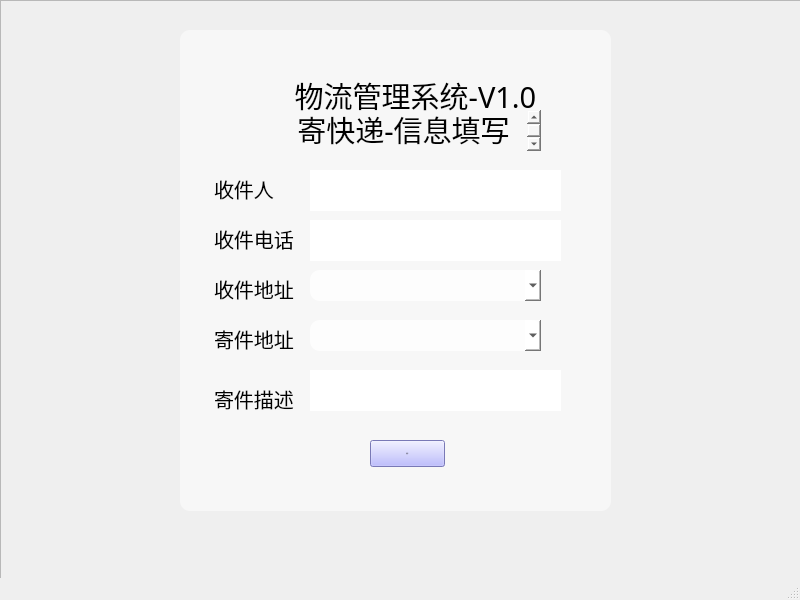
<?xml version="1.0" encoding="UTF-8"?>
<ui version="4.0">
 <class>pkgSend</class>
 <widget class="QMainWindow" name="pkgSend">
  <property name="geometry">
   <rect>
    <x>0</x>
    <y>0</y>
    <width>800</width>
    <height>600</height>
   </rect>
  </property>
  <property name="windowTitle">
   <string>MainWindow</string>
  </property>
  <property name="styleSheet">
   <string notr="true">#pkgSend{border-image: url(:/img/navi_background.png);}
</string>
  </property>
  <widget class="QWidget" name="centralwidget">
   <widget class="QFrame" name="mainFrame">
    <property name="geometry">
     <rect>
      <x>0</x>
      <y>0</y>
      <width>811</width>
      <height>591</height>
     </rect>
    </property>
    <property name="styleSheet">
     <string notr="true"/>
    </property>
    <property name="frameShape">
     <enum>QFrame::StyledPanel</enum>
    </property>
    <property name="frameShadow">
     <enum>QFrame::Raised</enum>
    </property>
    <widget class="QTextBrowser" name="title4">
     <property name="geometry">
      <rect>
       <x>210</x>
       <y>270</y>
       <width>141</width>
       <height>41</height>
      </rect>
     </property>
     <property name="font">
      <font>
       <family>SimHei</family>
       <pointsize>-1</pointsize>
       <weight>50</weight>
       <italic>false</italic>
       <bold>false</bold>
      </font>
     </property>
     <property name="styleSheet">
      <string notr="true">background-color: rgba(255, 255, 255,0);
border-width:0;border-style:outset;
font:20px &quot;SimHei&quot;</string>
     </property>
     <property name="html">
      <string>&lt;!DOCTYPE HTML PUBLIC &quot;-//W3C//DTD HTML 4.0//EN&quot; &quot;http://www.w3.org/TR/REC-html40/strict.dtd&quot;&gt;
&lt;html&gt;&lt;head&gt;&lt;meta name=&quot;qrichtext&quot; content=&quot;1&quot; /&gt;&lt;style type=&quot;text/css&quot;&gt;
p, li { white-space: pre-wrap; }
&lt;/style&gt;&lt;/head&gt;&lt;body style=&quot; font-family:'SimHei'; font-size:20px; font-weight:400; font-style:normal;&quot;&gt;
&lt;p style=&quot; margin-top:0px; margin-bottom:0px; margin-left:0px; margin-right:0px; -qt-block-indent:0; text-indent:0px;&quot;&gt;&lt;span style=&quot; font-family:'黑体'; font-size:20px;&quot;&gt;收件地址&lt;/span&gt;&lt;/p&gt;&lt;/body&gt;&lt;/html&gt;</string>
     </property>
    </widget>
    <widget class="QPushButton" name="Send">
     <property name="geometry">
      <rect>
       <x>370</x>
       <y>440</y>
       <width>75</width>
       <height>27</height>
      </rect>
     </property>
     <property name="font">
      <font>
       <family>SimHei</family>
       <pointsize>-1</pointsize>
       <weight>50</weight>
       <italic>false</italic>
       <bold>false</bold>
      </font>
     </property>
     <property name="styleSheet">
      <string notr="true">background-color: rgb(170, 170, 255);border-width:0px;
font:20px &quot;SimHei&quot;</string>
     </property>
     <property name="text">
      <string>寄！</string>
     </property>
    </widget>
    <widget class="QTextBrowser" name="title3">
     <property name="geometry">
      <rect>
       <x>210</x>
       <y>170</y>
       <width>81</width>
       <height>41</height>
      </rect>
     </property>
     <property name="font">
      <font>
       <family>SimHei</family>
       <pointsize>-1</pointsize>
       <weight>50</weight>
       <italic>false</italic>
       <bold>false</bold>
      </font>
     </property>
     <property name="styleSheet">
      <string notr="true">background-color: rgba(255, 255, 255,0);
border-width:0;border-style:outset;
font:20px &quot;SimHei&quot;</string>
     </property>
     <property name="html">
      <string>&lt;!DOCTYPE HTML PUBLIC &quot;-//W3C//DTD HTML 4.0//EN&quot; &quot;http://www.w3.org/TR/REC-html40/strict.dtd&quot;&gt;
&lt;html&gt;&lt;head&gt;&lt;meta name=&quot;qrichtext&quot; content=&quot;1&quot; /&gt;&lt;style type=&quot;text/css&quot;&gt;
p, li { white-space: pre-wrap; }
&lt;/style&gt;&lt;/head&gt;&lt;body style=&quot; font-family:'SimHei'; font-size:20px; font-weight:400; font-style:normal;&quot;&gt;
&lt;p style=&quot; margin-top:0px; margin-bottom:0px; margin-left:0px; margin-right:0px; -qt-block-indent:0; text-indent:0px;&quot;&gt;&lt;span style=&quot; font-family:'黑体'; font-size:20px;&quot;&gt;收件人&lt;/span&gt;&lt;/p&gt;&lt;/body&gt;&lt;/html&gt;</string>
     </property>
    </widget>
    <widget class="QTextBrowser" name="textBrowser">
     <property name="geometry">
      <rect>
       <x>180</x>
       <y>30</y>
       <width>431</width>
       <height>481</height>
      </rect>
     </property>
     <property name="styleSheet">
      <string notr="true">border-width:0px;
border-style:outset;
border-radius:10px;
background-color:rgba(255,255,255,0.5);</string>
     </property>
    </widget>
    <widget class="QLineEdit" name="recvName">
     <property name="geometry">
      <rect>
       <x>310</x>
       <y>170</y>
       <width>251</width>
       <height>41</height>
      </rect>
     </property>
     <property name="styleSheet">
      <string notr="true">border-width:0px;
border-style:outset;
font:20px &quot;SimHei&quot;</string>
     </property>
     <property name="text">
      <string/>
     </property>
    </widget>
    <widget class="QLineEdit" name="recvPhone">
     <property name="geometry">
      <rect>
       <x>310</x>
       <y>220</y>
       <width>251</width>
       <height>41</height>
      </rect>
     </property>
     <property name="styleSheet">
      <string notr="true">border-width:0px;
border-style:outset;
font:20px &quot;SimHei&quot;</string>
     </property>
     <property name="text">
      <string/>
     </property>
    </widget>
    <widget class="QTextBrowser" name="title4_2">
     <property name="geometry">
      <rect>
       <x>210</x>
       <y>220</y>
       <width>121</width>
       <height>41</height>
      </rect>
     </property>
     <property name="font">
      <font>
       <family>SimHei</family>
       <pointsize>-1</pointsize>
       <weight>50</weight>
       <italic>false</italic>
       <bold>false</bold>
      </font>
     </property>
     <property name="styleSheet">
      <string notr="true">background-color: rgba(255, 255, 255,0);
border-width:0;border-style:outset;
font:20px &quot;SimHei&quot;</string>
     </property>
     <property name="html">
      <string>&lt;!DOCTYPE HTML PUBLIC &quot;-//W3C//DTD HTML 4.0//EN&quot; &quot;http://www.w3.org/TR/REC-html40/strict.dtd&quot;&gt;
&lt;html&gt;&lt;head&gt;&lt;meta name=&quot;qrichtext&quot; content=&quot;1&quot; /&gt;&lt;style type=&quot;text/css&quot;&gt;
p, li { white-space: pre-wrap; }
&lt;/style&gt;&lt;/head&gt;&lt;body style=&quot; font-family:'SimHei'; font-size:20px; font-weight:400; font-style:normal;&quot;&gt;
&lt;p style=&quot; margin-top:0px; margin-bottom:0px; margin-left:0px; margin-right:0px; -qt-block-indent:0; text-indent:0px;&quot;&gt;&lt;span style=&quot; font-family:'黑体'; font-size:20px;&quot;&gt;收件电话&lt;/span&gt;&lt;/p&gt;&lt;/body&gt;&lt;/html&gt;</string>
     </property>
    </widget>
    <widget class="QTextBrowser" name="title4_3">
     <property name="geometry">
      <rect>
       <x>210</x>
       <y>380</y>
       <width>121</width>
       <height>41</height>
      </rect>
     </property>
     <property name="font">
      <font>
       <family>SimHei</family>
       <pointsize>-1</pointsize>
       <weight>50</weight>
       <italic>false</italic>
       <bold>false</bold>
      </font>
     </property>
     <property name="styleSheet">
      <string notr="true">background-color: rgba(255, 255, 255,0);
border-width:0;border-style:outset;
font:20px &quot;SimHei&quot;</string>
     </property>
     <property name="html">
      <string>&lt;!DOCTYPE HTML PUBLIC &quot;-//W3C//DTD HTML 4.0//EN&quot; &quot;http://www.w3.org/TR/REC-html40/strict.dtd&quot;&gt;
&lt;html&gt;&lt;head&gt;&lt;meta name=&quot;qrichtext&quot; content=&quot;1&quot; /&gt;&lt;style type=&quot;text/css&quot;&gt;
p, li { white-space: pre-wrap; }
&lt;/style&gt;&lt;/head&gt;&lt;body style=&quot; font-family:'SimHei'; font-size:20px; font-weight:400; font-style:normal;&quot;&gt;
&lt;p style=&quot; margin-top:0px; margin-bottom:0px; margin-left:0px; margin-right:0px; -qt-block-indent:0; text-indent:0px;&quot;&gt;&lt;span style=&quot; font-family:'黑体'; font-size:20px;&quot;&gt;寄件描述&lt;/span&gt;&lt;/p&gt;&lt;/body&gt;&lt;/html&gt;</string>
     </property>
    </widget>
    <widget class="QLineEdit" name="pkgDes">
     <property name="geometry">
      <rect>
       <x>310</x>
       <y>370</y>
       <width>251</width>
       <height>41</height>
      </rect>
     </property>
     <property name="styleSheet">
      <string notr="true">border-width:0px;
border-style:outset;
font:20px &quot;SimHei&quot;</string>
     </property>
     <property name="text">
      <string/>
     </property>
    </widget>
    <widget class="QTextBrowser" name="title4_4">
     <property name="geometry">
      <rect>
       <x>210</x>
       <y>320</y>
       <width>121</width>
       <height>41</height>
      </rect>
     </property>
     <property name="font">
      <font>
       <family>SimHei</family>
       <pointsize>-1</pointsize>
       <weight>50</weight>
       <italic>false</italic>
       <bold>false</bold>
      </font>
     </property>
     <property name="styleSheet">
      <string notr="true">background-color: rgba(255, 255, 255,0);
border-width:0;border-style:outset;
font:20px &quot;SimHei&quot;</string>
     </property>
     <property name="html">
      <string>&lt;!DOCTYPE HTML PUBLIC &quot;-//W3C//DTD HTML 4.0//EN&quot; &quot;http://www.w3.org/TR/REC-html40/strict.dtd&quot;&gt;
&lt;html&gt;&lt;head&gt;&lt;meta name=&quot;qrichtext&quot; content=&quot;1&quot; /&gt;&lt;style type=&quot;text/css&quot;&gt;
p, li { white-space: pre-wrap; }
&lt;/style&gt;&lt;/head&gt;&lt;body style=&quot; font-family:'SimHei'; font-size:20px; font-weight:400; font-style:normal;&quot;&gt;
&lt;p style=&quot; margin-top:0px; margin-bottom:0px; margin-left:0px; margin-right:0px; -qt-block-indent:0; text-indent:0px;&quot;&gt;&lt;span style=&quot; font-family:'黑体'; font-size:20px;&quot;&gt;寄件地址&lt;/span&gt;&lt;/p&gt;&lt;/body&gt;&lt;/html&gt;</string>
     </property>
    </widget>
    <widget class="QComboBox" name="recvAdressCombo">
     <property name="geometry">
      <rect>
       <x>310</x>
       <y>270</y>
       <width>231</width>
       <height>31</height>
      </rect>
     </property>
     <property name="styleSheet">
      <string notr="true">background-color:rgba(255,255,255,0.8);
border-radius:10px;
border:none;
font:20px &quot;SimHei&quot;;</string>
     </property>
    </widget>
    <widget class="QPushButton" name="adressAdd">
     <property name="geometry">
      <rect>
       <x>550</x>
       <y>280</y>
       <width>41</width>
       <height>71</height>
      </rect>
     </property>
     <property name="styleSheet">
      <string notr="true">border:none;
border-radius:5px;
border-type:outset;</string>
     </property>
     <property name="text">
      <string/>
     </property>
     <property name="icon">
      <iconset resource="mainres.qrc">
       <normaloff>:/img/plus.png</normaloff>:/img/plus.png</iconset>
     </property>
     <property name="iconSize">
      <size>
       <width>40</width>
       <height>40</height>
      </size>
     </property>
    </widget>
    <widget class="QComboBox" name="sendAdressCombo">
     <property name="geometry">
      <rect>
       <x>310</x>
       <y>320</y>
       <width>231</width>
       <height>31</height>
      </rect>
     </property>
     <property name="styleSheet">
      <string notr="true">background-color:rgba(255,255,255,0.8);
border-radius:10px;
border:none;
font:20px &quot;SimHei&quot;;</string>
     </property>
    </widget>
    <widget class="QTextBrowser" name="title">
     <property name="geometry">
      <rect>
       <x>260</x>
       <y>70</y>
       <width>311</width>
       <height>61</height>
      </rect>
     </property>
     <property name="font">
      <font>
       <family>SimHei</family>
       <pointsize>-1</pointsize>
       <weight>50</weight>
       <italic>false</italic>
       <bold>false</bold>
      </font>
     </property>
     <property name="styleSheet">
      <string notr="true">background-color: rgba(255, 255, 255,0);
border-width:0;border-style:outset;
font:29px &quot;SimHei&quot;;</string>
     </property>
     <property name="html">
      <string>&lt;!DOCTYPE HTML PUBLIC &quot;-//W3C//DTD HTML 4.0//EN&quot; &quot;http://www.w3.org/TR/REC-html40/strict.dtd&quot;&gt;
&lt;html&gt;&lt;head&gt;&lt;meta name=&quot;qrichtext&quot; content=&quot;1&quot; /&gt;&lt;style type=&quot;text/css&quot;&gt;
p, li { white-space: pre-wrap; }
&lt;/style&gt;&lt;/head&gt;&lt;body style=&quot; font-family:'SimHei'; font-size:29px; font-weight:400; font-style:normal;&quot;&gt;
&lt;p align=&quot;center&quot; style=&quot; margin-top:0px; margin-bottom:0px; margin-left:0px; margin-right:0px; -qt-block-indent:0; text-indent:0px;&quot;&gt;&lt;span style=&quot; font-family:'黑体'; font-size:29px;&quot;&gt;物流管理系统-V1.0&lt;/span&gt;&lt;/p&gt;&lt;/body&gt;&lt;/html&gt;</string>
     </property>
    </widget>
    <widget class="QTextBrowser" name="title2">
     <property name="geometry">
      <rect>
       <x>280</x>
       <y>110</y>
       <width>261</width>
       <height>41</height>
      </rect>
     </property>
     <property name="font">
      <font>
       <family>SimHei</family>
       <pointsize>-1</pointsize>
       <weight>50</weight>
       <italic>false</italic>
       <bold>false</bold>
      </font>
     </property>
     <property name="styleSheet">
      <string notr="true">background-color: rgba(255, 255, 255,0);
border-width:0;border-style:outset;
font:29px &quot;SimHei&quot;;</string>
     </property>
     <property name="html">
      <string>&lt;!DOCTYPE HTML PUBLIC &quot;-//W3C//DTD HTML 4.0//EN&quot; &quot;http://www.w3.org/TR/REC-html40/strict.dtd&quot;&gt;
&lt;html&gt;&lt;head&gt;&lt;meta name=&quot;qrichtext&quot; content=&quot;1&quot; /&gt;&lt;style type=&quot;text/css&quot;&gt;
p, li { white-space: pre-wrap; }
&lt;/style&gt;&lt;/head&gt;&lt;body style=&quot; font-family:'SimHei'; font-size:29px; font-weight:400; font-style:normal;&quot;&gt;
&lt;p align=&quot;center&quot; style=&quot; margin-top:0px; margin-bottom:0px; margin-left:0px; margin-right:0px; -qt-block-indent:0; text-indent:0px;&quot;&gt;&lt;span style=&quot; font-family:'黑体'; font-size:29px;&quot;&gt;寄快递-信息填写&lt;/span&gt;&lt;/p&gt;&lt;/body&gt;&lt;/html&gt;</string>
     </property>
    </widget>
    <zorder>textBrowser</zorder>
    <zorder>title4</zorder>
    <zorder>Send</zorder>
    <zorder>title3</zorder>
    <zorder>recvName</zorder>
    <zorder>recvPhone</zorder>
    <zorder>title4_2</zorder>
    <zorder>title4_3</zorder>
    <zorder>pkgDes</zorder>
    <zorder>title4_4</zorder>
    <zorder>recvAdressCombo</zorder>
    <zorder>adressAdd</zorder>
    <zorder>sendAdressCombo</zorder>
    <zorder>title</zorder>
    <zorder>title2</zorder>
   </widget>
  </widget>
  <widget class="QMenuBar" name="menubar">
   <property name="geometry">
    <rect>
     <x>0</x>
     <y>0</y>
     <width>800</width>
     <height>23</height>
    </rect>
   </property>
  </widget>
  <widget class="QStatusBar" name="statusbar"/>
 </widget>
 <resources>
  <include location="mainres.qrc"/>
 </resources>
 <connections/>
</ui>
